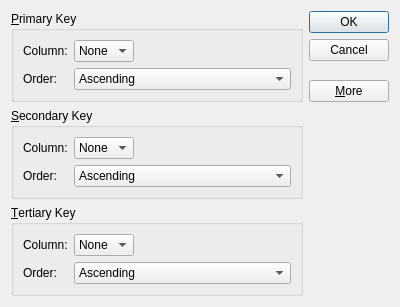
<?xml version="1.0" encoding="UTF-8"?>
<ui version="4.0">
 <class>SortDialog</class>
 <widget class="QDialog" name="SortDialog">
  <property name="geometry">
   <rect>
    <x>0</x>
    <y>0</y>
    <width>400</width>
    <height>285</height>
   </rect>
  </property>
  <property name="windowTitle">
   <string>Sort</string>
  </property>
  <layout class="QGridLayout" name="gridLayout_4">
   <item row="0" column="0">
    <widget class="QGroupBox" name="primaryGroupBox">
     <property name="title">
      <string>&amp;Primary Key</string>
     </property>
     <layout class="QGridLayout" name="gridLayout">
      <item row="0" column="0">
       <widget class="QLabel" name="label">
        <property name="text">
         <string>Column:</string>
        </property>
       </widget>
      </item>
      <item row="0" column="1">
       <widget class="QComboBox" name="primaryColumnCombo">
        <item>
         <property name="text">
          <string>None</string>
         </property>
        </item>
       </widget>
      </item>
      <item row="0" column="2">
       <spacer name="horizontalSpacer">
        <property name="orientation">
         <enum>Qt::Horizontal</enum>
        </property>
        <property name="sizeHint" stdset="0">
         <size>
          <width>140</width>
          <height>20</height>
         </size>
        </property>
       </spacer>
      </item>
      <item row="1" column="0">
       <widget class="QLabel" name="label_2">
        <property name="text">
         <string>Order:</string>
        </property>
       </widget>
      </item>
      <item row="1" column="1" colspan="2">
       <widget class="QComboBox" name="primaryOrderCombo">
        <item>
         <property name="text">
          <string>Ascending</string>
         </property>
        </item>
        <item>
         <property name="text">
          <string>Descending</string>
         </property>
        </item>
       </widget>
      </item>
     </layout>
    </widget>
   </item>
   <item row="0" column="1">
    <layout class="QVBoxLayout" name="verticalLayout">
     <item>
      <widget class="QDialogButtonBox" name="buttonBox">
       <property name="orientation">
        <enum>Qt::Vertical</enum>
       </property>
       <property name="standardButtons">
        <set>QDialogButtonBox::Cancel|QDialogButtonBox::Ok</set>
       </property>
      </widget>
     </item>
     <item>
      <spacer name="verticalSpacer_2">
       <property name="orientation">
        <enum>Qt::Vertical</enum>
       </property>
       <property name="sizeHint" stdset="0">
        <size>
         <width>20</width>
         <height>0</height>
        </size>
       </property>
      </spacer>
     </item>
     <item>
      <widget class="QPushButton" name="pushButton">
       <property name="text">
        <string>&amp;More</string>
       </property>
       <property name="checkable">
        <bool>true</bool>
       </property>
      </widget>
     </item>
    </layout>
   </item>
   <item row="2" column="0">
    <widget class="QGroupBox" name="tertiaryGroupBox">
     <property name="title">
      <string>&amp;Tertiary Key</string>
     </property>
     <layout class="QGridLayout" name="gridLayout_3">
      <item row="0" column="0">
       <widget class="QLabel" name="label_5">
        <property name="text">
         <string>Column:</string>
        </property>
       </widget>
      </item>
      <item row="0" column="1">
       <widget class="QComboBox" name="tertiaryColumnCombo">
        <item>
         <property name="text">
          <string>None</string>
         </property>
        </item>
       </widget>
      </item>
      <item row="0" column="2">
       <spacer name="horizontalSpacer_3">
        <property name="orientation">
         <enum>Qt::Horizontal</enum>
        </property>
        <property name="sizeHint" stdset="0">
         <size>
          <width>40</width>
          <height>20</height>
         </size>
        </property>
       </spacer>
      </item>
      <item row="1" column="0">
       <widget class="QLabel" name="label_6">
        <property name="text">
         <string>Order:</string>
        </property>
       </widget>
      </item>
      <item row="1" column="1" colspan="2">
       <widget class="QComboBox" name="tertiaryOrderCombo">
        <item>
         <property name="text">
          <string>Ascending</string>
         </property>
        </item>
        <item>
         <property name="text">
          <string>Descending</string>
         </property>
        </item>
       </widget>
      </item>
     </layout>
    </widget>
   </item>
   <item row="1" column="0">
    <widget class="QGroupBox" name="secondaryGroupBox">
     <property name="title">
      <string>&amp;Secondary Key</string>
     </property>
     <layout class="QGridLayout" name="gridLayout_2">
      <item row="0" column="0">
       <widget class="QLabel" name="label_3">
        <property name="text">
         <string>Column:</string>
        </property>
       </widget>
      </item>
      <item row="0" column="1">
       <widget class="QComboBox" name="secondaryColumnCombo">
        <item>
         <property name="text">
          <string>None</string>
         </property>
        </item>
       </widget>
      </item>
      <item row="0" column="2">
       <spacer name="horizontalSpacer_2">
        <property name="orientation">
         <enum>Qt::Horizontal</enum>
        </property>
        <property name="sizeHint" stdset="0">
         <size>
          <width>40</width>
          <height>20</height>
         </size>
        </property>
       </spacer>
      </item>
      <item row="1" column="0">
       <widget class="QLabel" name="label_4">
        <property name="text">
         <string>Order:</string>
        </property>
       </widget>
      </item>
      <item row="1" column="1" colspan="2">
       <widget class="QComboBox" name="secondaryOrderCombo">
        <item>
         <property name="text">
          <string>Ascending</string>
         </property>
        </item>
        <item>
         <property name="text">
          <string>Descending</string>
         </property>
        </item>
       </widget>
      </item>
     </layout>
    </widget>
   </item>
  </layout>
 </widget>
 <tabstops>
  <tabstop>primaryColumnCombo</tabstop>
  <tabstop>primaryOrderCombo</tabstop>
  <tabstop>secondaryColumnCombo</tabstop>
  <tabstop>secondaryOrderCombo</tabstop>
  <tabstop>tertiaryColumnCombo</tabstop>
  <tabstop>tertiaryOrderCombo</tabstop>
  <tabstop>pushButton</tabstop>
 </tabstops>
 <resources/>
 <connections>
  <connection>
   <sender>buttonBox</sender>
   <signal>accepted()</signal>
   <receiver>SortDialog</receiver>
   <slot>accept()</slot>
   <hints>
    <hint type="sourcelabel">
     <x>302</x>
     <y>81</y>
    </hint>
    <hint type="destinationlabel">
     <x>157</x>
     <y>274</y>
    </hint>
   </hints>
  </connection>
  <connection>
   <sender>buttonBox</sender>
   <signal>rejected()</signal>
   <receiver>SortDialog</receiver>
   <slot>reject()</slot>
   <hints>
    <hint type="sourcelabel">
     <x>328</x>
     <y>81</y>
    </hint>
    <hint type="destinationlabel">
     <x>286</x>
     <y>274</y>
    </hint>
   </hints>
  </connection>
  <connection>
   <sender>pushButton</sender>
   <signal>toggled(bool)</signal>
   <receiver>secondaryGroupBox</receiver>
   <slot>setVisible(bool)</slot>
   <hints>
    <hint type="sourcelabel">
     <x>365</x>
     <y>186</y>
    </hint>
    <hint type="destinationlabel">
     <x>273</x>
     <y>245</y>
    </hint>
   </hints>
  </connection>
  <connection>
   <sender>pushButton</sender>
   <signal>toggled(bool)</signal>
   <receiver>tertiaryGroupBox</receiver>
   <slot>setVisible(bool)</slot>
   <hints>
    <hint type="sourcelabel">
     <x>343</x>
     <y>193</y>
    </hint>
    <hint type="destinationlabel">
     <x>278</x>
     <y>360</y>
    </hint>
   </hints>
  </connection>
 </connections>
</ui>
